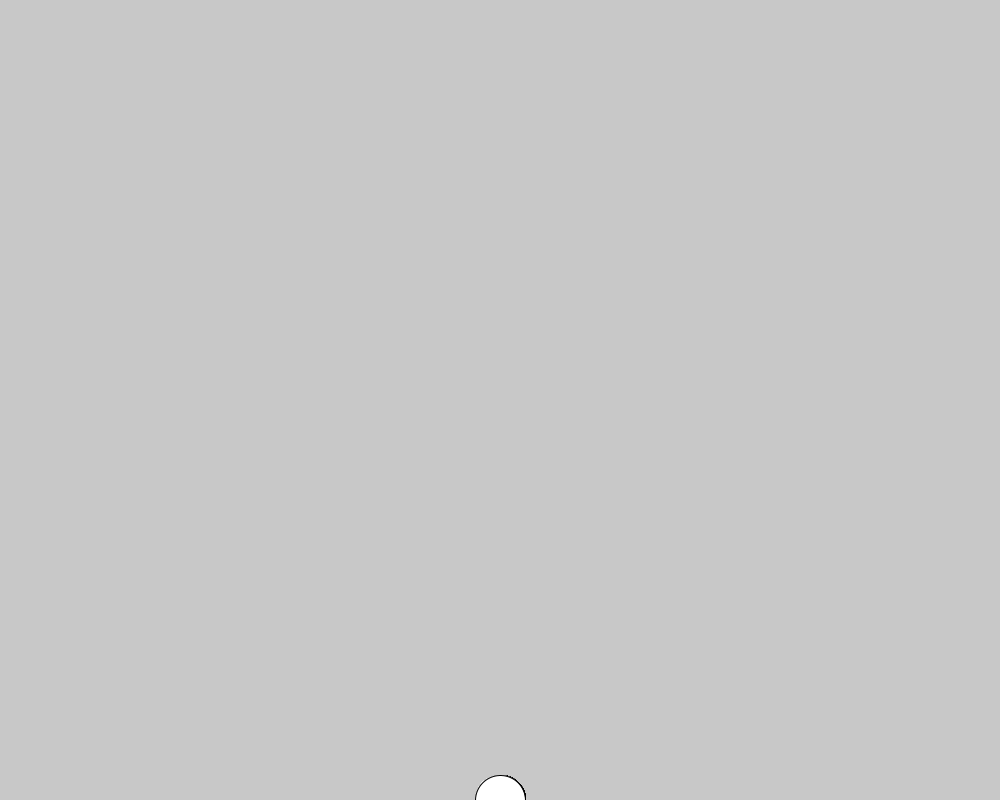
Frame 1 (no input)
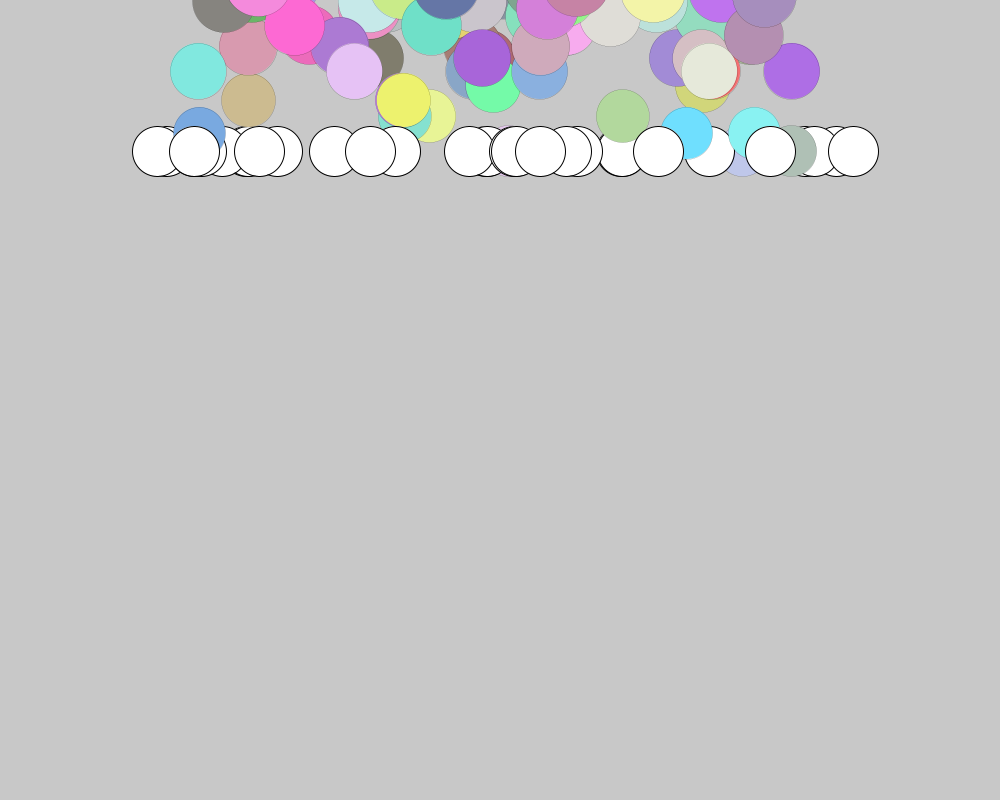
Frame 60 (the mouse pressed at the canvas centre just before this capture)
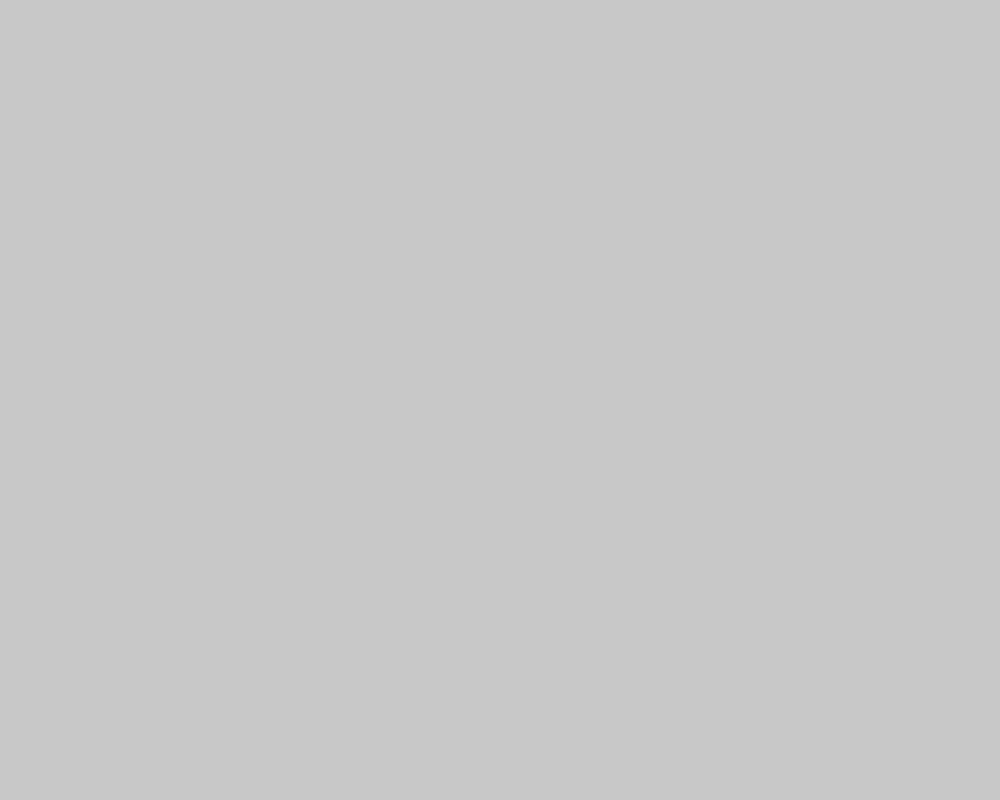
Frame 120 (the mouse held since frame 60 and released just before this capture)

The Processing sketch that drew these frames (run headless with seeded random() and noise(); from frame 60 on, the mouse is pressed at the canvas centre):

// Processing sketch: Scuffed_Raket
// ── Scuffed_Raket.pde
Raket[] batteri = new Raket[100];

int forsvinder = 255;

void setup() {

//Angiver værdierne
int bang;
float lunte;
color farver;
float xpos, ypos;
float xDirection;
float ySpeed;

  size(1000, 800);

  for (int i = 0; i < batteri.length; i++) {
    //Giv hver raket en værdi, hos nogle værdier skal det være tilfældigt
    bang = 50;
    lunte = random(3, 5)*14;
    farver = color(random(100, 255), random(100, 255), random(100, 255), forsvinder);
    xpos = width/2;
    ypos = height;
    xDirection = random(-6, 6);
    ySpeed = (40);
    
    batteri[i] = new Raket(bang, lunte, farver, xpos, ypos, xDirection, ySpeed);
  }
}

void draw() {
  background(200); //Så raketterne fra forrige frames fjernes
  for (int i = 0; i < batteri.length; i++) { //Gør dette for hver raket
    batteri[i].exploderRaket();
    batteri[i].visRaket();
    batteri[i].flytRaket();
  }
}

// ── class_Raket.pde
class Raket {
  //Attributter / Tilstand (variabler)
  int bang;
  float lunte;
  color farver;
  float xpos, ypos;
  float xDirection;
  float ySpeed;

  //Konstruktør
  Raket(int tempBang, float tempLunte, color tempFarver, float tempXpos, float tempYpos, float tempXdirection, float tempYspeed) {
    bang = tempBang;
    lunte = tempLunte;
    farver = tempFarver;
    xpos = tempXpos;
    ypos = tempYpos;
    xDirection = tempXdirection;
    ySpeed = tempYspeed;
  }

  void visRaket() {
    if (lunte > 0) strokeWeight(1);
    else if (lunte <= 0) strokeWeight(0);
    if (lunte > 0) fill(255);
    else if (lunte <= 0) fill(farver);
    if (bang < 100) circle(xpos, ypos, bang);
    forsvinder++;
  }

  void flytRaket() {
    if (lunte > 0) {
    xpos = xpos - xDirection;
    ypos = ypos - ySpeed;
    ySpeed--;
    }
    lunte--;
    println(lunte);
  }
  
  void exploderRaket() { 
    if (lunte <= 0) {
      bang++;
    }
  }
}
